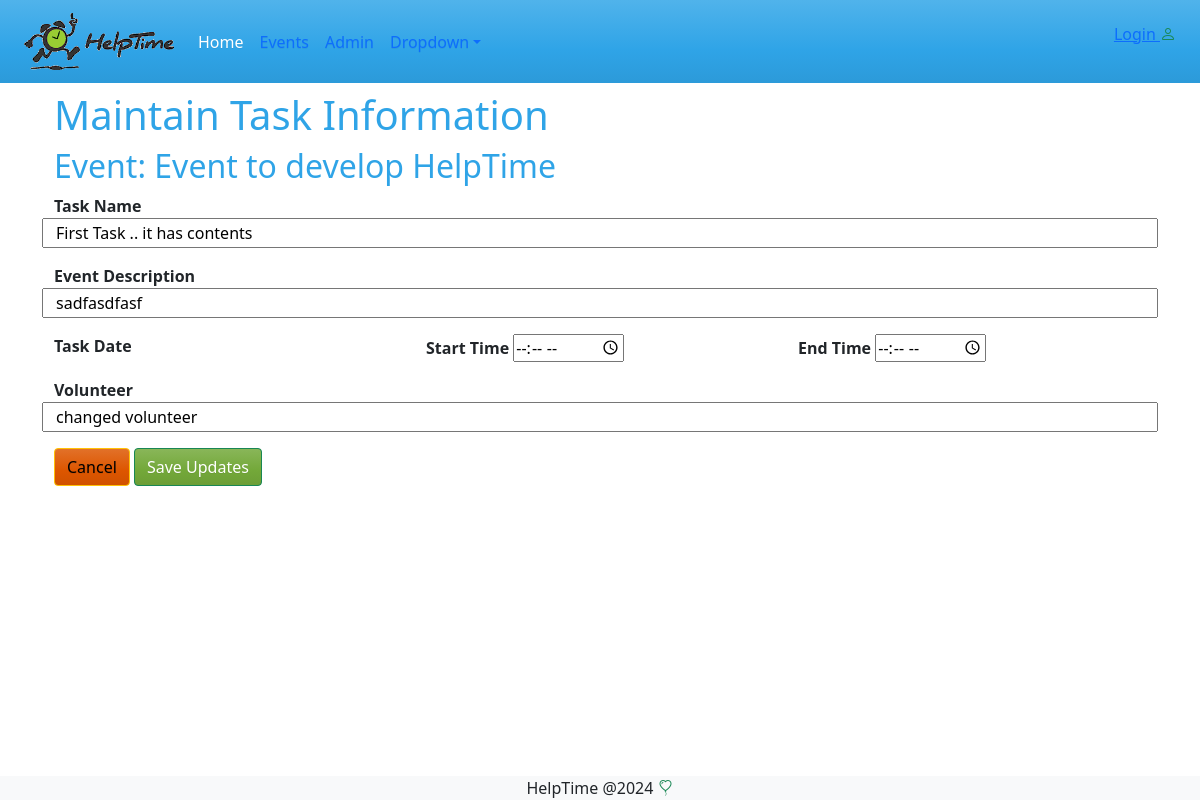
Screenshot of /events/taskupdate/1 with the database file from the repository.
### events/models.py (models this page shows, shortened)
class Task(models.Model):
    task = models.CharField(max_length=200, verbose_name='Task Name' )
    description = models.CharField(max_length=200, verbose_name='Event Description', blank=True)
    task_date = models.DateField(verbose_name='Task Date', null=True, blank=True)
    start_time = models.TimeField(verbose_name='Start Time',null=True ,blank=True)
    end_time = models.TimeField(verbose_name='End Time ', null=True,blank=True )
    volunteer =models.CharField(max_length=100, verbose_name='Volunteer',  null=True, blank=True)
    event = models.ForeignKey(Event, on_delete=models.SET_NULL,  null=True, blank=True, related_name='tasks')

class Event(models.Model):
    reminder_days_choice = models.TextChoices('days', '1 2 3 4 5 6 7')
    name = models.CharField(max_length=200, verbose_name='Event Name' )
    description = models.TextField(max_length=200, verbose_name='Event Description', blank=True)
    organization = models.CharField(max_length=100, verbose_name='Organization Name', blank=True )
    primery_contact = models.CharField(max_length=100, verbose_name='Primary Contact', blank=True)
    alternate_contact = models.CharField(max_length=100, verbose_name='Alt Contact', blank=True)
    hide_names = models.BooleanField(default=False, verbose_name='Hide Volunteer Names', blank=True)
    reminder_days = models.CharField(max_length=5, choices=reminder_days_choice, verbose_name='Days to remind in advance', default=7)
    created_by = models.ForeignKey(User, on_delete=models.SET_NULL, null=True, blank=True)
    created_at = models.DateTimeField(auto_now_add=True, null=True, blank=True)
    updated_at = models.DateTimeField(auto_now=True, blank=True, null=True)

### events/views.py (the view, shortened to what this page needs)
# urls.py: path("taskupdate/<int:pk>", views.taskupdate, name="taskupdate"),
def taskupdate(request, pk):
    task = Task.objects.get(id=pk)
    form = TaskForm(instance=task)
    event_id = task.event_id
    return render(request, 'events/taskupdate.html', {'form': form, 'task':task})

### events/forms.py
class TaskForm(forms.ModelForm):
    class Meta:
        model = Task
        fields= '__all__'
        widgets = {
            'task' :  forms.TextInput(
                attrs={'placeholder': 'New Task Name'}),
            'task_date' : DateInput(),
            'start_time' : TimeInput(),
            'end_time' : TimeInput(),
        }

### events/templates/events/taskupdate.html (shortened to what this page needs)
{% extends 'master.html' %}
{% block content %}
<h1> Maintain Task Information </h1>
<h2>Event: {{ task.event.name }}</h2>
<form method="POST" class="container-float">
    <fieldset>
        <div class="row">
            <strong>{{form.task.label}}</strong>
            {{ form.task }}
        </div>
        <div class="row mt-3">
            <strong>{{form.description.label}}</strong>
            {{ form.description }}
        </div>
        <div class="row mt-3">
            <div class="col-md-4">
                <strong>{{form.task_date.label}}</strong>
            </div>
            <div class="col-md-4">
                <strong>{{form.start_time.label}}</strong>
                {{ form.start_time}}
            </div>
            <div class="col-md-4">
                <strong>{{form.end_time.label}}</strong>
                {{ form.end_time}}
            </div>
        </div>
        <div class="row mt-3">
            <strong>{{form.volunteer.label}}</strong>
            {{ form.volunteer }}
        </div>
    </fieldset>
    <div class="mt-3">
        <a href="{% url 'events:index' %}" class='float-right btn btn-warning'>Cancel</a>
        <input type="submit" value="Save Updates" class='float-right btn btn-success'>
    </div>
</form>
{% endblock %}

### rows the page displays
Task: event.name "Event to develop HelpTime", task "First Task .. it has contents", description "sadfasdfasf", volunteer "changed volunteer"
